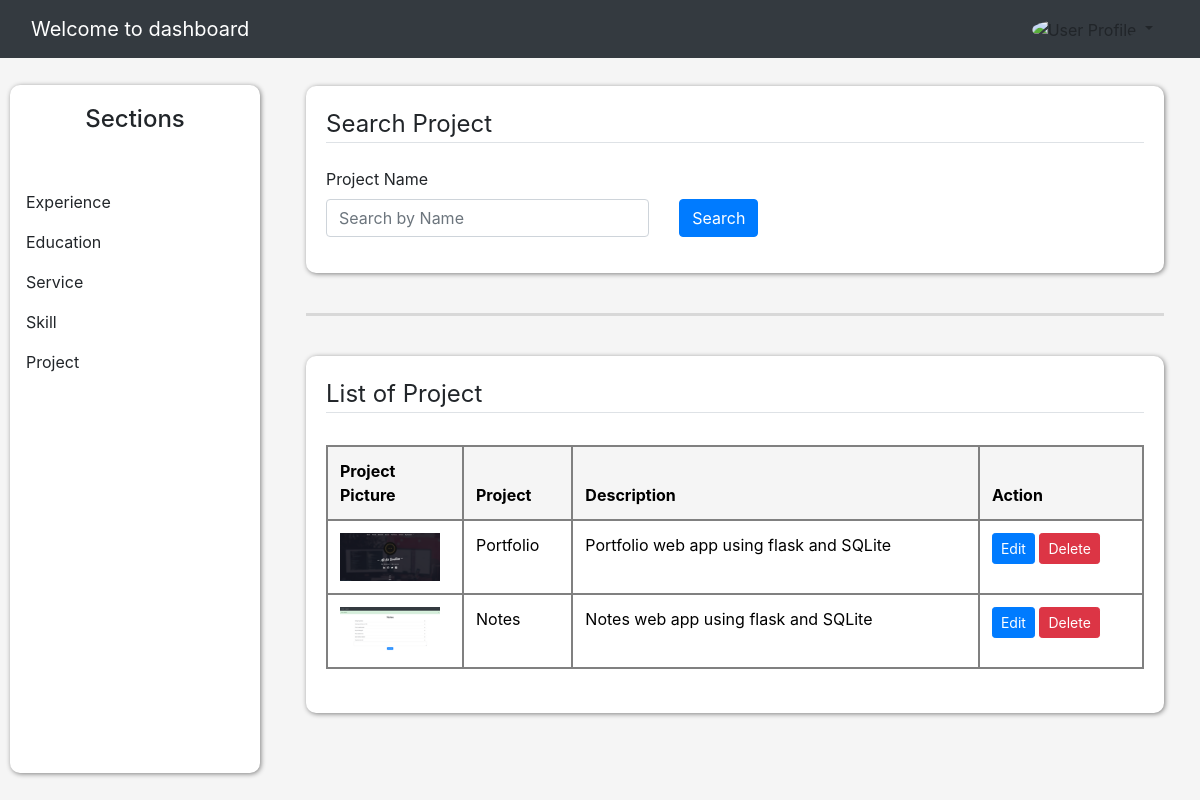
/dashboard/list_projects (signed in), run on the app's committed database.
### website/models.py (models this page shows, shortened)
class Project(db.Model):
    id = db.Column(db.Integer, primary_key=True)
    picture = db.Column(db.String(20))  # Adjust size and type as necessary
    title = db.Column(db.String(50), nullable=False)
    description = db.Column(db.Text, nullable=False)
    link = db.Column(db.String(100), nullable=False)
    user_id = db.Column(db.Integer, db.ForeignKey('user.id'), nullable=False)
    date_posted = db.Column(db.DateTime, nullable=False, default=datetime.utcnow)

### website/route_sections/project.py (the view)
@app.route('/dashboard/list_projects', methods=['GET'])
@login_required
def project():
    user_id = current_user.id
    title = request.args.get('title', '')
    query = Project.query.filter_by(user_id=user_id)
    if title:
        query = query.filter(Project.title.ilike(f'%{title}%'))
    projects = query.all()
    return render_template('admin/Projects/list_projects.html', projects=projects)

### website/models.py (called while the page is built)
@login_manager.user_loader
def load_user(user_id):
    return User.query.get(int(user_id))

### website/templates/admin/Projects/list_projects.html (shortened to what this page needs)
{% extends "admin/Experiences/experience.html" %}
{% block content %}
<div class="cl-crud">
    <legend class="border-bottom mb-4">Search Project</legend>
    <form method="GET" action="{{ url_for('project') }}" class="mb-3 mt-4">
        <div class="row align-items-end">
            <div class="col-md-5">
                <label class="form-control-label" >Project Name</label>
                <input type="text" name="title" class="form-control" placeholder="Search by Name" value="{{ request.args.get('title', '') }}">
            </div>
            <div class="col-md-1 d-grid">
                <button type="submit" class="btn btn-primary">Search</button>
            </div>
        </div>
    </form>
</div>
<br>
<hr>
<br>
<div class="list-section">
    <legend class="border-bottom">List of Project</legend>
    <p-card class="m-1 mt-1 mb-1">
        <table class="table table-bordered">
            <thead>
                <tr>
                    <th scope="col">Project Picture</th>
                    <th scope="col">Project</th>
                    <th scope="col">Description</th>
                    <th scope="col">Action</th>
                </tr>
            </thead>
            <tbody>
                {% if projects %}
                    {% for project in projects %}
                    <tr>
                        <td class="col-2">
                            {% if project.picture %}
                                <img src="{{ url_for('static', filename='images/' + project.picture) }}" alt="Project Image" width="100">
                            {% else %}
                                <img src="{{ url_for('static', filename='images/default_img.png') }}" alt="Default Image" width="100">
                            {% endif %}
                        </td>
                        <td>{{ project.title }}</td>
                        <td>{{ project.description }}</td>
                        <td>
                            <a href="{{ url_for('update_project', project_id=project.id) }}" class="btn btn-sm btn-primary cl-edit">
                                <span>Edit</span>
                            </a>
                            <a href="{{ url_for('delete_project', project_id=project.id) }}" class="btn btn-sm btn-danger cl-delete" onclick="return confirm('Are you sure you want to delete this item?');">
                                <span>Delete</span>
                            </a>
                        </td>
                    </tr>
                    {% endfor %}
                {% else %}
                    <tr>
                        <td colspan="6" class="text-center">Result not found</td>
                    </tr>
                {% endif %}
            </tbody>
        </table>
    </p-card>
</div>
{% endblock content %}

### website/templates/admin/Experiences/experience.html (shortened to what this page needs)
{% extends "admin/dashboard.html"%}
{% block resume %}
<div class="cl-resume mt-5">
    <div class="sidebar">
        <h4 class="text-center">Sections</h4>
        <ul class="list-unstyled mt-5">
            <li class="nav-item">
                <a class="nav-link active" href="#experienceDropdown" data-bs-toggle="collapse" aria-expanded="false" aria-controls="experienceDropdown">Experience</a>
            </li>
            <li class="nav-item">
                <a class="nav-link active" href="#educationDropdown" data-bs-toggle="collapse" aria-expanded="false" aria-controls="educationDropdown">Education</a>
            </li>
            <li class="nav-item">
                <a class="nav-link active" href="#serviceDropdown" data-bs-toggle="collapse" aria-expanded="false" aria-controls="serviceDropdown">Service</a>
            </li>
            <li class="nav-item">
                <a class="nav-link active" href="#skillDropdown" data-bs-toggle="collapse" aria-expanded="false" aria-controls="skillDropdown">Skill</a>
            </li>
            <li class="nav-item">
                <a class="nav-link active" href="#projectDropdown" data-bs-toggle="collapse" aria-expanded="false" aria-controls="projectDropdown">Project</a>
            </li>
        </ul>
    </div>
    <div class="content">
        {% block content %}
        {% endblock content %}
    </div>
</div>
{% endblock resume %}

### website/templates/admin/dashboard.html (shortened to what this page needs)
<!doctype html>
<html lang="en">
<head>
    <link href="https://cdn.jsdelivr.net/npm/bootstrap@5.3.3/dist/css/bootstrap.min.css" rel="stylesheet">
    <link href="https://stackpath.bootstrapcdn.com/bootstrap/4.5.2/css/bootstrap.min.css" rel="stylesheet">
    <link href="https://getbootstrap.com/docs/5.3/assets/css/docs.css" rel="stylesheet">
    <link rel="stylesheet" href="{{ url_for('static', filename='css/dashboard.css') }}">
</head>
<body class="p-3 m-0 border-0  m-0 border-0">
<nav class="navbar navbar-dark bg-dark fixed-top">
    <div class="container-fluid">
        <a class="navbar-brand">Welcome to dashboard</a>
            <div class="nav-item dropdown">
                <a class="nav-link dropdown-toggle" href="#" id="userDropdown" role="button" data-bs-toggle="dropdown"
                   aria-expanded="false">
                    <img class="rounded-circle" src="https://images.unsplash.com/photo-1472099645785-5658abf4ff4e?ixlib=rb-1.2.1&ixid=eyJhcHBfaWQiOjEyMDd9&auto=format&fit=facearea&facepad=2&w=256&h=256&q=80" alt="User Profile" width="32" height="32">
                </a>
            </div>
    </div>
</nav>
{% block resume %}
{% endblock resume %}
</body>
</html>

### website/static/css/dashboard.css (style rules this page uses)
body { background: whitesmoke; }
.sidebar { height: 86vh; position: fixed; top: 85px; left: 10px; width: 250px; background-color: white; padding-top: 20px; border-radius: 10px; box-shadow: 1px 1px 5px gray; }
.content { margin-top: 50px; margin-left: 270px; padding: 20px; }
.list-section, .cl-crud { background: white; box-shadow: 1px 1px 5px gray; padding: 20px; border-radius: 10px; }
hr { margin-top: 1rem; margin-bottom: 1rem; border: 0; border-top: 3px solid gray; }
.table thead th { vertical-align: bottom; border-bottom: 2px solid gray; background: whitesmoke; }
.table-bordered td, .table-bordered th { border: 2px solid gray; }
.table-bordered { border: 2px solid gray; }
.table { width: 100%; margin-bottom: 0rem; color: #212529; }

### data on the page
Project: picture (picture), title "Portfolio", description "Portfolio web app using flask and SQLite"
Project: picture (picture), title "Notes", description "Notes web app using flask and SQLite"
